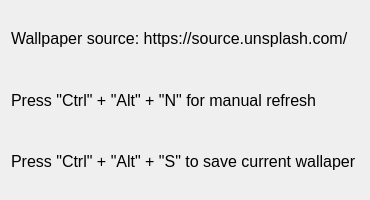
<?xml version="1.0" encoding="UTF-8"?>
<ui version="4.0">
 <class>aboutDialog</class>
 <widget class="QDialog" name="aboutDialog">
  <property name="geometry">
   <rect>
    <x>0</x>
    <y>0</y>
    <width>370</width>
    <height>200</height>
   </rect>
  </property>
  <property name="windowTitle">
   <string>aboutDialog</string>
  </property>
  <layout class="QGridLayout" name="gridLayout">
   <item row="0" column="0">
    <layout class="QVBoxLayout" name="verticalLayout">
     <item>
      <widget class="QLabel" name="label">
       <property name="font">
        <font>
         <pointsize>12</pointsize>
        </font>
       </property>
       <property name="text">
        <string>Wallpaper source: https://source.unsplash.com/</string>
       </property>
      </widget>
     </item>
     <item>
      <widget class="QLabel" name="label_2">
       <property name="font">
        <font>
         <pointsize>12</pointsize>
        </font>
       </property>
       <property name="text">
        <string>Press &quot;Ctrl&quot; + &quot;Alt&quot; + &quot;N&quot; for manual refresh</string>
       </property>
      </widget>
     </item>
     <item>
      <widget class="QLabel" name="label_3">
       <property name="font">
        <font>
         <pointsize>12</pointsize>
        </font>
       </property>
       <property name="text">
        <string>Press &quot;Ctrl&quot; + &quot;Alt&quot; + &quot;S&quot; to save current wallaper</string>
       </property>
      </widget>
     </item>
    </layout>
   </item>
  </layout>
 </widget>
 <layoutdefault spacing="6" margin="11"/>
 <resources/>
 <connections/>
</ui>
